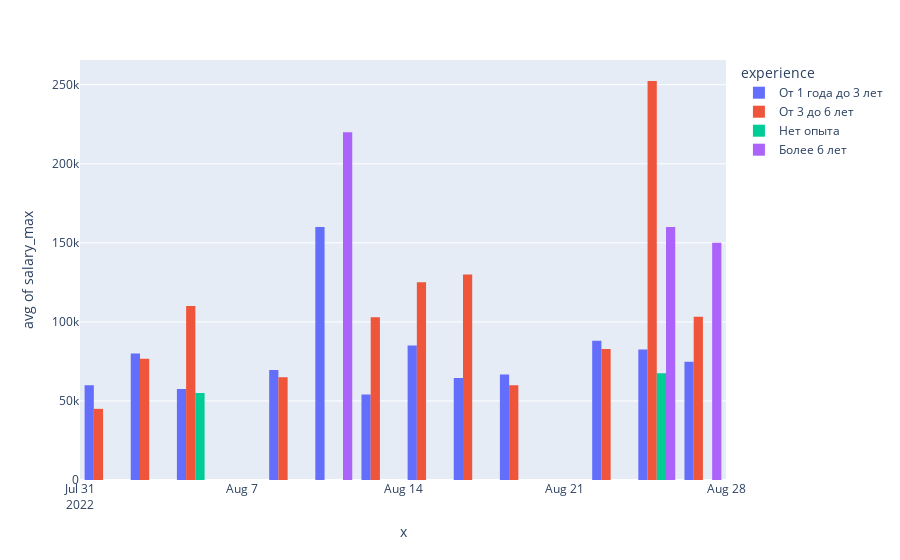
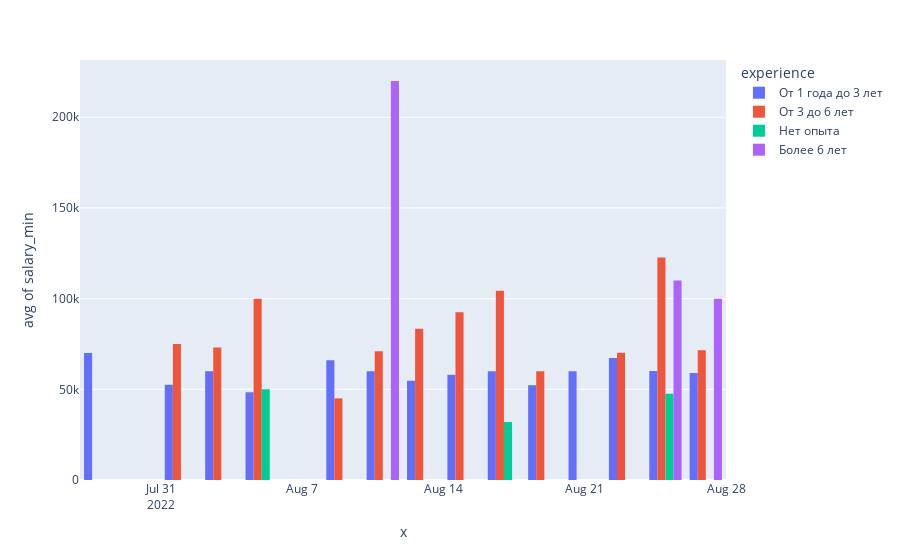

The notebook cell these images were saved under, in order:
### Code cell
salrys = ['salary_max', 'salary_min']
for salry in salrys:
    fig = px.histogram(df, x=df['published_at'].dt.floor('d'), y=df[salry], color=df["experience"], barmode='group', histfunc='avg')
    fig.show()
    fig.write_image(f"{vacancy_name}/{todays_date}_зп_опыт_работы_{salry}.jpeg")
